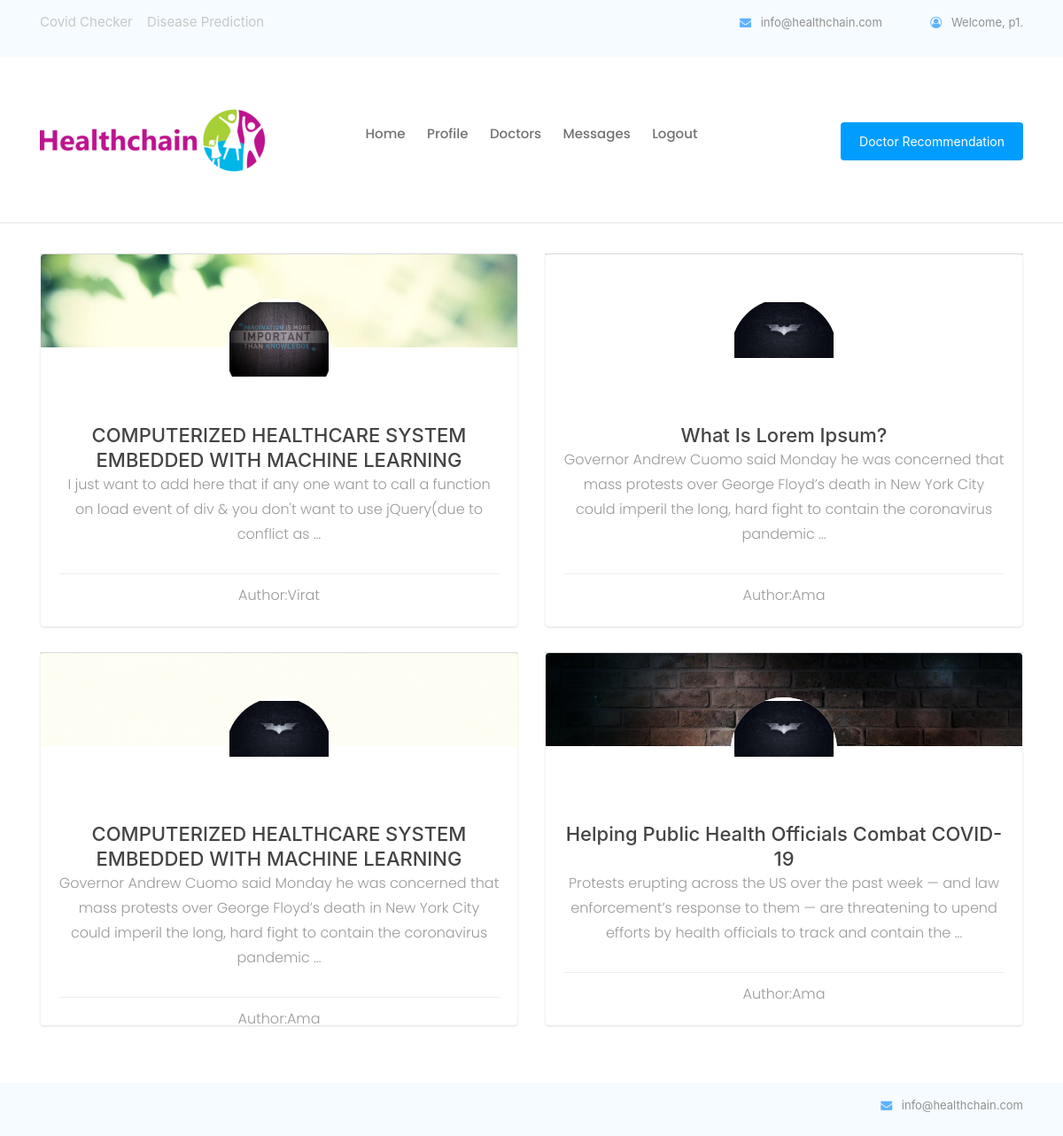
The app's page /home/ (signed in) with its own data.
### pages/models.py (models this page shows, shortened)
class MyUser(AbstractBaseUser):
	username= models.CharField(max_length=30,unique=True)
	date_joined	= models.DateTimeField(verbose_name='date joined', auto_now_add=True)
	last_login= models.DateTimeField(verbose_name='last login', auto_now=True)
	is_admin= models.BooleanField(default=False)
	is_active= models.BooleanField(default=True)
	is_staff= models.BooleanField(default=False)
	is_superuser= models.BooleanField(default=False)
	user_type= models.PositiveSmallIntegerField(choices=USER_TYPE_CHOICES, default=4)
	USERNAME_FIELD = 'username'
	objects = MyAccountManager()

class Post(models.Model):
    title = models.CharField(max_length=100,blank=True)
    content = models.TextField(blank=True)
    image=models.ImageField(upload_to='posts/',blank=True,null=True)
    author = models.ForeignKey(Doctor,on_delete=models.CASCADE)
    created_date = models.DateTimeField(auto_now_add=True)
    likes = models.IntegerField(default=0)
    dislikes = models.IntegerField(default=0)

class Doctor(models.Model):
	id=models.BigAutoField(primary_key=True)
	username= models.OneToOneField(MyUser,on_delete=models.CASCADE)
	regid = models.CharField(max_length=60,unique=True)
	dname=models.CharField(max_length=50)
	dob = models.DateField(null=True, blank=True)
	gender=models.IntegerField(choices=GENDER_CHOICES,blank=True)
	spec=models.CharField(max_length=50,blank=True)
	hos=models.CharField(max_length=150,blank=True)
	imagefile=models.ImageField(upload_to='doctor/',default="default.jpg",blank=True,null=True)
	location = PlacesField()
	follower = GenericRelation(Follow,related_query_name='doctor')
	state=models.CharField(max_length=20,blank=True)
	email = models.EmailField(max_length=254,blank=True)
	contact = models.CharField(max_length=14,blank=True)
	aadhaar = models.CharField(max_length=12,blank=True)
	def __str__(self):
		return self.dname

### pages/views.py (the view)
# urls.py: path('',views.home, name='home'),
@login_required(login_url='login')
def home(request):
    if request.user.user_type == 1:
        pt = get_object_or_404(Patient, username=request.user)
        follow = Follow.objects.filter(
            patient__username=request.user).values_list('following', flat=True)
        post = Post.objects.filter(author__in=follow).order_by('-created_date')
    elif request.user.user_type == 2:
        pt = get_object_or_404(Doctor, username=request.user)
        follow = Follow.objects.filter(
            doctor__username=request.user).values_list('following', flat=True)
        post = Post.objects.filter(author__in=follow).order_by('-created_date')
    else:
        post = Post.objects.filter().order_by('-created_date')
    for p in post:
        p.author = get_object_or_404(Doctor,dname=p.author)
        p.comment=Comments.objects.filter(post=p).order_by('-date')[:2]
        p.count=Comments.objects.filter(post=p).count()
    return render(request, 'pages/home.html', {'posts': post})

### pages/templates/pages/home.html (shortened to what this page needs)
{% extends 'pages/base.html' %}
{% load static %}
{% block content %}
<div class="row">
    {% for post in posts %}
    <div class="col-xs-12 col-sm-6 col-md-6">
        <div class="card-container">
            <div class="card">
                <div class="front">
                    <div class="cover">
                    </div>
                    <div class="user">
                        <img class="img-circle" src="{{post.author.imagefile.url}}" />
                    </div>
                    <div class="content">
                        <div class="main">
                            <h3 class="name">{{post.title}}</h3>
                            <p class="profession">{{post.content|truncatewords:30}}</p>
                            <div class="footer">
                                <p class="profession">Author:{{post.author}}</p>
                            </div>
                        </div>
                    </div>
                </div>
                <div class="back">
                    <div class="header">
                        <h5 class="motto">{{post.created_date}}</h5>
                    </div>
                    <div class="content">
                        <div class="main">
                            <h4 class="text-center">Comments</h4>
                            <div class="stats-container">
                                <div class="stats">
                                    <h4>{{post.likes}}</h4>
                                    <p>
                                    </p>
                                </div>
                                <div class="stats">
                                    <h4>{{post.dislikes}}</h4>
                                    <p>
                                    </p>
                                </div>
                                <div class="stats">
                                    <h4>{{post.count}}</h4>
                                    <p>
                                    </p>
                                </div>
                            </div>
<br>
                        </div>
                    </div>
                    <div class="footer">
                        <div class="social-links text-center">
                            <a href="{% url 'postdetail' pk=post.pk %}"
                                class="facebook">Read More</a>
                        </div>
                    </div>
                </div>
            </div>
        </div>
    </div>
    {% endfor %}
</div>
{% endblock %}

### pages/templates/pages/base.html (shortened to what this page needs)
{% load static %}
<!doctype html>
<html lang="en">
  <head>
<link rel="stylesheet" href="{% static 'css/rotating-card.css' %}">
    <link rel="stylesheet" href="{% static 'css/style.css' %}">
    <link rel="stylesheet" href="{% static 'css/bootstrap.min.css' %}">
    <link rel="stylesheet"
      href="https://cdnjs.cloudflare.com/ajax/libs/font-awesome/4.7.0/css/font-awesome.min.css">
    <link rel="stylesheet" href="{% static 'css/themify-icons.css' %}">
    <link rel="stylesheet" href="{% static 'css/mystyle.css' %}">
  </head>
  <div id="container">
    <body>
      <header>
        <div class="header-area">
          <div class="header-top_area">
            <div class="container">
              <div class="row">
                <div class="col-xl-6 col-md-6">
                  <div class="social_media_links">
                      <a  href="{% url 'covid' %}">Covid Checker</a>
                      <a  href="{% url 'diseaseprediction' %}">Disease Prediction</a>
                  </div>
                </div>
                <div class="col-xl-6 col-md-6">
                  <div class="short_contact_list">
                    <ul>
                      <li><a href="#"> <i class="fa fa-envelope"></i>
                          info@healthchain.com</a></li>
                      {% if user.is_authenticated %}
                      <li><a href="#"> <i class="fa fa-user-circle-o"></i>
                          Welcome, {{ user.username }}. </a></li>
                      {%endif%}
                    </ul>
                  </div>
                </div>
              </div>
            </div>
          </div>
          <div id="sticky-header" class="main-header-area">
            <div class="container">
              <div class="row align-items-center">
                <div class="col-xl-3 col-lg-2">
                  <div class="logo">
                    <a href="#">
                      <img src="/media/img/healthlogo.png">
                    </a>
                  </div>
                </div>
                <div class="col-xl-6 col-lg-7">
                  <div class="main-menu d-none d-lg-block">
                    <nav>
                      <ul id="navigation">
                        <li><a class="active" href="{% url 'home' %}">Home</a></li>
                        {% if user.user_type == 3 %}
                        <li><a href="{% url 'addd' %}">Doctor Registration</a></li>
                        <li><a href="{% url 'hospitalprofile' %}">Profile</a></li>
                        {% elif user.user_type == 1 %}
                        <li><a href="{% url 'patientprofile' %}">Profile</a></li>
                        <li><a href="{% url 'doctorlist' %}">Doctors</a></li>
                        <li><a href="{% url 'viewmessage' %}">Messages</a></li>
                        {% endif %}
                        {% if user.is_authenticated %}
                        <li> <a href="{% url 'logout' %}"> Logout</a></li>
                        {% else %}
                        <li> <a href="{% url 'login' %}"> Login</a></li>
                        {% endif %}
                      </ul>
                    </nav>
                  </div>
                </div>
                <div class="col-xl-3 col-lg-3 d-none d-lg-block">
                  <div class="Appointment">
                    <div class="book_btn d-none d-lg-block">
                      {% if user.user_type == 3 %}
                      {% elif user.user_type == 2 %}
                      <a class="popup-with-form" href="{% url 'treatpatient' %}">Treat Patient</a>
                      {% elif user.user_type == 5 %}
                      <a class="popup-with-form" href="{% url 'laboratory' %}">New Patient</a>
                      {% elif user.user_type == 1 %}
                      <a class="popup-with-form" href="{% url 'doctorrecommend' %}">Doctor Recommendation</a>
                      {% endif %}
                    </div>
                  </div>
                </div>
              </div>
            </div>
            <hr>
          </div>
        </div>
      </header>
      <div class="container">
        {% block content %}
        {% endblock %}
      </div>
      <br><br><br><br>
      <footer id="footer">
        <div class="header-area">
          <div class="header-top_area">
            <div class="container">
              <div class="row">
                <div class="col-xl-6 col-md-6">
                </div>
                <div class="col-xl-6 col-md-6">
                  <div class="short_contact_list">
                    <ul>
                      <li><a href="#"> <i class="fa fa-envelope"></i>
                          info@healthchain.com</a></li>
                    </ul>
                  </div>
                </div>
              </div>
            </div>
          </div>
        </div>
      </footer>
    </body>
  </div>
</html>

### pages/static/css/rotating-card.css (style rules this page uses)
body { margin-top: 60px; font-size: 14px; font-family: "Helvetica Nueue",Arial,Verdana,sans-serif; background-color: #E5E9ED; }
.card-container { -webkit-perspective: 800px; -moz-perspective: 800px; -o-perspective: 800px; perspective: 800px; margin-bottom: 30px; }
.card { -webkit-transition: -webkit-transform .5s; -moz-transition: -moz-transform .5s; -o-transition: -o-transform .5s; transition: transform .5s; -webkit-transform-style: preserve-3d; -moz-transform-style: preserve-3d; -o-transform-style: preserve-3d; transform-style: preserve-3d; position: relative; }
.front, .back { -webkit-backface-visibility: hidden; -moz-backface-visibility: hidden; -o-backface-visibility: hidden; backface-visibility: hidden; position: absolute; top: 0; left: 0; background-color: #FFF; box-shadow: 0 1px 3px 0 rgba(0, 0, 0, 0.14); }
.front { z-index: 2; }
.back { -webkit-transform: rotateY( 180deg ); -moz-transform: rotateY( 180deg ); -o-transform: rotateY( 180deg ); transform: rotateY( 180deg ); z-index: 3; }
.card { background: none repeat scroll 0 0 #FFFFFF; border-radius: 4px; color: #444444; }
.card-container, .front, .back { width: 100%; height: 420px; border-radius: 4px; }
.card .cover { height: 105px; overflow: hidden; border-radius: 4px 4px 0 0; }
.card .user { border-radius: 50%; display: block; height: 120px; margin: -55px auto 0; overflow: hidden; width: 120px; }
.card .user img { background: none repeat scroll 0 0 #FFFFFF; border: 4px solid #FFFFFF; width: 100%; }
.card .content { background-color: rgba(0, 0, 0, 0); box-shadow: none; padding: 10px 20px 20px; }
.card .content .main { min-height: 160px; }
.card .back .content .main { height: 215px; }
.card .name { font-size: 22px; line-height: 28px; margin: 10px 0 0; text-align: center; text-transform: capitalize; }
.card h5 { margin: 5px 0; font-weight: 400; line-height: 20px; }
.card .profession { color: #999999; text-align: center; margin-bottom: 20px; }
.card .footer { border-top: 1px solid #EEEEEE; color: #999999; margin: 30px 0 0; padding: 10px 0 0; text-align: center; }
.card .footer .social-links { font-size: 18px; }
.card .footer .social-links a { margin: 0 7px; }
.card .header { padding: 15px 20px; height: 90px; }
.card .motto { border-bottom: 1px solid #EEEEEE; color: #999999; font-size: 14px; font-weight: 400; padding-bottom: 10px; text-align: center; }
.card .stats-container { width: 100%; margin-top: 50px; }
.card .stats { display: block; float: left; width: 33.333333%; text-align: center; }
.card .stats:first-child { border-right: 1px solid #EEEEEE; }
.card .stats:last-child { border-left: 1px solid #EEEEEE; }
.card .stats h4 { font-weight: 300; margin-bottom: 5px; }
.card .stats p { color: #777777; }

### pages/static/css/mystyle.css (style rules this page uses)
#footer { margin:0 auto; width:834px; height:auto; overflow:hidden; position: fixed; bottom: 0px; }
html, body { margin:0; padding:0; height:100%; }
#container { min-height:100%; position:relative; }
#footer { position:absolute; bottom:0; width:100%; height:60px; background:black; }

### records on screen
MyUser: username "p1"
Post: author.imagefile (picture), title "COMPUTERIZED HEALTHCARE SYSTEM EMBEDDED WITH MACHINE LEARNING", content "I just want to add here that if any one want to call a function on load event of div & you don't want to use jQuery(due to conflict as …", author "Virat"
Post: author.imagefile (picture), title "What Is Lorem Ipsum?", content "Governor Andrew Cuomo said Monday he was concerned that mass protests over George Floyd’s death in New York City could imperil the long, hard fight to contain the coronavirus pandemic …", author "Ama"
Post: author.imagefile (picture), title "COMPUTERIZED HEALTHCARE SYSTEM EMBEDDED WITH MACHINE LEARNING", content "Governor Andrew Cuomo said Monday he was concerned that mass protests over George Floyd’s death in New York City could imperil the long, hard fight to contain the coronavirus pandemic …", author "Ama"
Post: author.imagefile (picture), title "Helping Public Health Officials Combat COVID-19", content "Protests erupting across the US over the past week — and law enforcement’s response to them — are threatening to upend efforts by health officials to track and contain the …", author "Ama"
